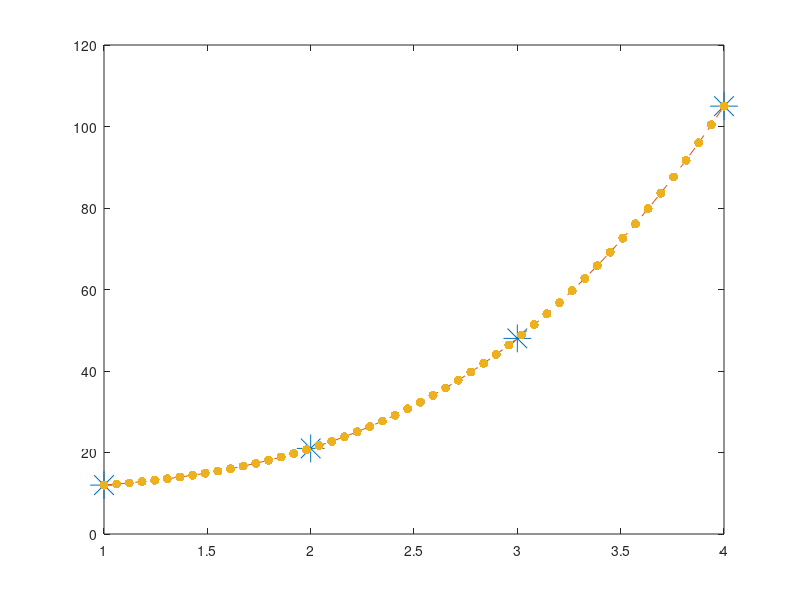

Write the MATLAB code that produced this figure. (Note: this script raises an error after producing the figure.)
%% Generate data from known polynomial and direct fit it for coeffs., verify
x=[1,2,3,4]';
y=2.*x.^3-3.*x.^2+4.*x+9;
figure;
plot(x,y,'*','MarkerSize',20);


%% Matlab built-in (direct fit)
n=3;
coeffs=polyfit(x,y,n);
xlarge=linspace(1,4,50);
ylarge=polyval(coeffs,xlarge);
hold on;
plot(xlarge,ylarge,'--');


%% Another take using Matlab built-in (direct fit)
X=zeros(n+1,n+1);
for icol=n+1:-1:1
    newcol=x(:).^(icol-1);
    X(:,n+2-icol)=newcol;
end %for
coeffs2=X\y;

ylarge2=polyval(coeffs2,xlarge);
plot(xlarge,ylarge2,'.','MarkerSize',20);


%% Can use repo Gauss elimination to solve (direct fit)
addpath ../linear_algebra/;

[Xmod,ord]=Gauss_elim(X,y);
coeffs3=backsub(Xmod(ord,:));

rmpath ../linear_algebra/; 


%% Linear least squares example (line)
a=2;
b=3;
xdata=linspace(-5,5,25);
ydata=a+b*xdata+2*randn(size(xdata));
figure;
plot(xdata,ydata,'o','MarkerSize',20);

